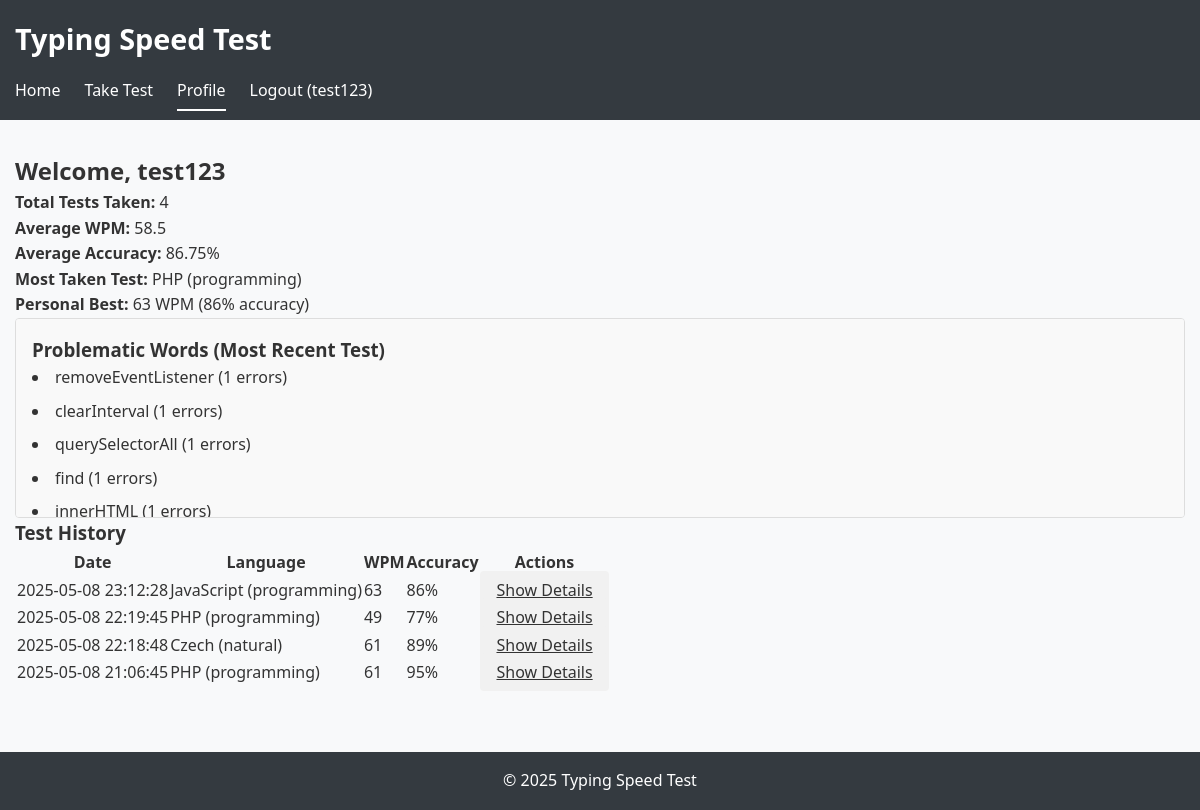
The app's page /profile.php (signed in) with its own data.
### tables this page shows
CREATE TABLE typing_tests (
            id INTEGER PRIMARY KEY AUTOINCREMENT,
            user_id INTEGER,
            language_id INTEGER,
            duration INTEGER NOT NULL,
            wpm REAL NOT NULL,
            accuracy REAL NOT NULL,
            date TIMESTAMP DEFAULT CURRENT_TIMESTAMP,
            FOREIGN KEY (user_id) REFERENCES users(id),
            FOREIGN KEY (language_id) REFERENCES langs(id)
        );

CREATE TABLE langs (
            id INTEGER PRIMARY KEY AUTOINCREMENT,
            name TEXT NOT NULL UNIQUE,
            type TEXT NOT NULL,
            words TEXT NOT NULL
        );

### includes/database.php (called while the page is built, shortened)
<?php
class Database {
    private static $instance = null;
    private $pdo;
    private function __construct() {
        try {
            $this->pdo = new PDO("sqlite:" . DB_PATH);
            $this->pdo->setAttribute(PDO::ATTR_ERRMODE, PDO::ERRMODE_EXCEPTION);
            $this->pdo->exec('PRAGMA foreign_keys = ON');
        } catch (PDOException $e) {
            die("Database connection failed: " . $e->getMessage());
        }
    }
    public static function getInstance() {
        if (self::$instance === null) {
            self::$instance = new self();
        }
        return self::$instance;
    }
    public function getTestResults($userId, $limit = 10) {
        $stmt = $this->pdo->prepare("
            SELECT t.*, l.name as language_name, l.type as language_type
            FROM typing_tests t
            JOIN langs l ON t.language_id = l.id
            WHERE t.user_id = ?
            ORDER BY t.date DESC
            LIMIT ?
        ");
        $stmt->execute([$userId, $limit]);
        return $stmt->fetchAll(PDO::FETCH_ASSOC);
    }
    public function getTestDetails($testId) {
        $stmt = $this->pdo->prepare("
            SELECT * FROM test_details WHERE test_id = ?
        ");
        $stmt->execute([$testId]);
        $details = $stmt->fetch(PDO::FETCH_ASSOC);
        if ($details) {
            $details['problematic_chars'] = json_decode($details['problematic_chars'], true);
            $details['problematic_words'] = json_decode($details['problematic_words'], true);
            $details['progress_data'] = json_decode($details['progress_data'], true);
        }
        return $details;
    }
}
?>

### includes/auth.php (called while the page is built, shortened)
<?php
require_once __DIR__ . '/database.php';
class Auth {
    public function isLoggedIn() {
        return isset($_SESSION['user_id']);
    }
    public function getCurrentUserId() {
        return $this->isLoggedIn() ? $_SESSION['user_id'] : null;
    }
    public function getCurrentUsername() {
        return $this->isLoggedIn() ? $_SESSION['username'] : null;
    }
}
?>

### profile.php (the view, shortened to what this page needs)
<?php
require_once __DIR__ . '/includes/auth.php';
require_once __DIR__ . '/includes/database.php';
$auth = new Auth();
$db = Database::getInstance();
$userId = $auth->getCurrentUserId();
$username = $auth->getCurrentUsername();
$tests = $db->getTestResults($userId, 100);
$totalTests = count($tests);
$personalBest = null;
$avgWpm = 0;
$avgAccuracy = 0;
$mostTakenTest = [];
$problematicWords = [];
if ($totalTests > 0) {
    $totalWpm = 0;
    $totalAccuracy = 0;
    $testCounts = [];
    foreach ($tests as $test) {
        $totalWpm += $test['wpm'];
        $totalAccuracy += $test['accuracy'];
        $testKey = $test['language_name'] . ' (' . $test['language_type'] . ')';
        if (!isset($testCounts[$testKey])) {
            $testCounts[$testKey] = 0;
        }
        $testCounts[$testKey]++;
        if (!$personalBest || $test['wpm'] > $personalBest['wpm']) {
            $personalBest = $test;
        }
    }
    $avgWpm = round($totalWpm / $totalTests, 2);
    $avgAccuracy = round($totalAccuracy / $totalTests, 2);
    arsort($testCounts);
    $mostTakenTest = array_key_first($testCounts);
    $latestTestDetails = $db->getTestDetails($tests[0]['id']);
    if ($latestTestDetails && isset($latestTestDetails['problematic_words'])) {
        $problematicWords = $latestTestDetails['problematic_words'];
    }
}
?>
<!DOCTYPE html>
<html lang="en">
<head>
    <link rel="stylesheet" href="css/styles.css">
</head>
<body>
    <header>
        <div class="container">
            <h1>Typing Speed Test</h1>
            <nav>
                <ul>
                    <li><a href="index.php">Home</a></li>
                    <li><a href="test.php">Take Test</a></li>
                    <li><a href="profile.php" class="active">Profile</a></li>
                    <li><a href="logout.php">Logout (<?= htmlspecialchars($username) ?>)</a></li>
                </ul>
            </nav>
        </div>
    </header>
    <main>
        <div class="container">
            <section class="profile-summary">
                <h2>Welcome, <?= htmlspecialchars($username) ?></h2>
                <div class="stats">
                    <p><strong>Total Tests Taken:</strong> <?= $totalTests ?></p>
                    <p><strong>Average WPM:</strong> <?= $avgWpm ?></p>
                    <p><strong>Average Accuracy:</strong> <?= $avgAccuracy ?>%</p>
                    <p><strong>Most Taken Test:</strong> <?= htmlspecialchars($mostTakenTest) ?></p>
                    <?php if ($personalBest): ?>
                        <p><strong>Personal Best:</strong> <?= $personalBest['wpm'] ?> WPM (<?= $personalBest['accuracy'] ?>% accuracy)</p>
                    <?php endif; ?>
                </div>
            </section>
            <section class="problematic-words">
                <h3>Problematic Words (Most Recent Test)</h3>
                <?php if (!empty($problematicWords)): ?>
                    <ul>
                        <?php foreach ($problematicWords as $word => $count): ?>
                            <li><?= htmlspecialchars($word) ?> (<?= $count ?> errors)</li>
                        <?php endforeach; ?>
                    </ul>
                <?php else: ?>
                    <p>No problematic words found.</p>
                <?php endif; ?>
            </section>
            <section class="test-history">
                <h3>Test History</h3>
                <?php if ($totalTests > 0): ?>
                    <table>
                        <thead>
                            <tr>
                                <th>Date</th>
                                <th>Language</th>
                                <th>WPM</th>
                                <th>Accuracy</th>
                                <th>Actions</th>
                            </tr>
                        </thead>
                        <tbody>
                            <?php foreach ($tests as $test): ?>
                                <tr>
                                    <td><?= htmlspecialchars($test['date']) ?></td>
                                    <td><?= htmlspecialchars($test['language_name']) ?> (<?= htmlspecialchars($test['language_type']) ?>)</td>
                                    <td><?= htmlspecialchars($test['wpm']) ?></td>
                                    <td><?= htmlspecialchars($test['accuracy']) ?>%</td>
                                    <td><a href="profile.php?test_id=<?= htmlspecialchars($test['id']) ?>" class="button secondary">Show Details</a></td>
                                </tr>
                            <?php endforeach; ?>
                        </tbody>
                    </table>
                <?php else: ?>
                    <p>No tests taken yet.</p>
                <?php endif; ?>
            </section>
        </div>
    </main>
    <footer>
        <div class="container">
            <p>&copy; <?= date('Y') ?> Typing Speed Test</p>
        </div>
    </footer>
</body>
</html>

### css/styles.css (style rules this page uses)
* { box-sizing: border-box; margin: 0; padding: 0; }
body { font-family: 'Segoe UI', Tahoma, Geneva, Verdana, sans-serif; line-height: 1.6; color: #333; background-color: #f8f9fa; }
.container { max-width: 1200px; margin: 0 auto; padding: 0 15px; }
header { background-color: #343a40; color: #fff; padding: 1rem 0; }
header h1 { font-size: 1.8rem; margin-bottom: 1rem; }
nav ul { display: flex; list-style: none; }
nav ul li { margin-right: 1.5rem; }
nav ul li a { color: #fff; text-decoration: none; padding: 0.5rem 0; }
nav ul li a.active { border-bottom: 2px solid #fff; }
main { padding: 2rem 0; }
.button { padding: 0.5rem 1rem; border: none; border-radius: 4px; font-size: 1rem; cursor: pointer; transition: background-color 0.2s; }
.button.secondary { background-color: #f1f1f1; color: #333; }
.problematic-words { list-style-position: inside; padding: 1rem; background-color: #f9f9f9; border: 1px solid #ddd; border-radius: 4px; height: 200px; overflow-y: auto; }
.problematic-words li { margin-bottom: 0.5rem; }
footer { background-color: #343a40; color: #fff; text-align: center; padding: 1rem 0; margin-top: 2rem; }

### records on screen
typing_tests: wpm "63", accuracy "86", date "2025-05-08 23:12:28", language.name "JavaScript", language.type "programming"
typing_tests: date "2025-05-08 22:19:45", language.name "PHP", language.type "programming", wpm "49", accuracy "77"
typing_tests: date "2025-05-08 22:18:48", language.name "Czech", language.type "natural", wpm "61", accuracy "89"
typing_tests: date "2025-05-08 21:06:45", language.name "PHP", language.type "programming", wpm "61", accuracy "95"

### other values on screen
$username "test123"
$totalTests "4"
$avgWpm "58.5"
$avgAccuracy "86.75"
$mostTakenTest "PHP (programming)"
$word "removeEventListener"
$count "1"
$word "clearInterval"
$word "querySelectorAll"
$word "find"
$word "innerHTML"
